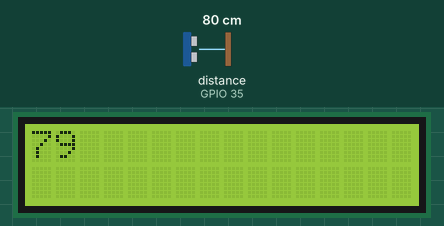
Recording of a sketch running on a simulated ESP32. Shown: 16×2 character LCD. Wiring (inferred from the names in the program): ultrasonic range finder: trigger GPIO 32; echo GPIO 35. Inputs (shaded band) come from the test bench; at power-on: distance to the obstacle (sensor on GPIO 35) 80 cm. The echo pulse lasts 58.3 µs per cm; what the sketch prints to the serial monitor is not drawn.

Above: at 1.2 s.
1.3 s: distance to the obstacle (sensor on GPIO 35) set to 2 cm
At 1.9 s:
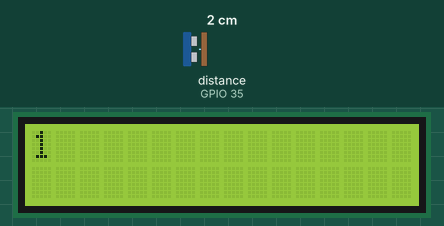
3.0 s: distance to the obstacle (sensor on GPIO 35) set to 4 cm
At 3.5 s:
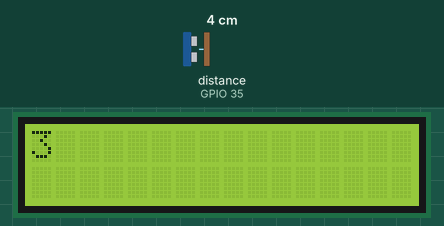
4.6 s: distance to the obstacle (sensor on GPIO 35) set to 9 cm
At 4.9 s:
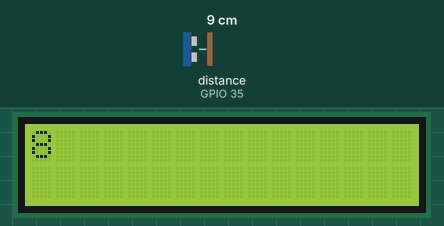
Timing chart, 0 to 7.6 s (numbered marks = the images above; inputs shaded):
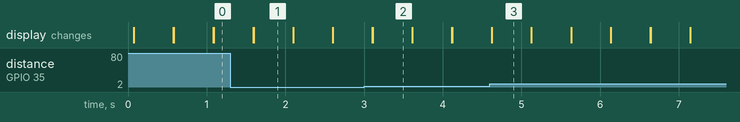

Measured:
- after the input at 1.3 s, the display: first differs from a run without the input after 0.30 s (image 1)
- after the input at 3.0 s, the display: first differs from a run without the input after 0.11 s (image 2)
- after the input at 4.6 s, the display: first differs from a run without the input at once (image 3)
- what the display in image 1 shows lasts 0.5 s, from 1.6 s to 2.1 s

The sketch:

distance_finder.ino
```cpp
#include  <Wire.h>
#include  <LiquidCrystal_I2C.h>
const int trigpin = 32;
const int echopin = 35;
LiquidCrystal_I2C lcd(0x27, 16, 2);

long duration;
int distance;


void setup()
  {
    pinMode(trigpin, OUTPUT);
    pinMode(echopin, INPUT);
    Wire.begin();
    Serial.begin(9600);
    lcd.begin();
	lcd.backlight();

  }

void loop()
{


  digitalWrite(trigpin, HIGH);
  delayMicroseconds(10);
  digitalWrite(trigpin, LOW);

  duration = pulseIn(echopin, HIGH);
  distance = duration*0.034/2;
  Serial.print("Distance: ");
  Serial.println(distance);
  lcd.print(distance);
  delay(500);
  lcd.clear();
}
```
